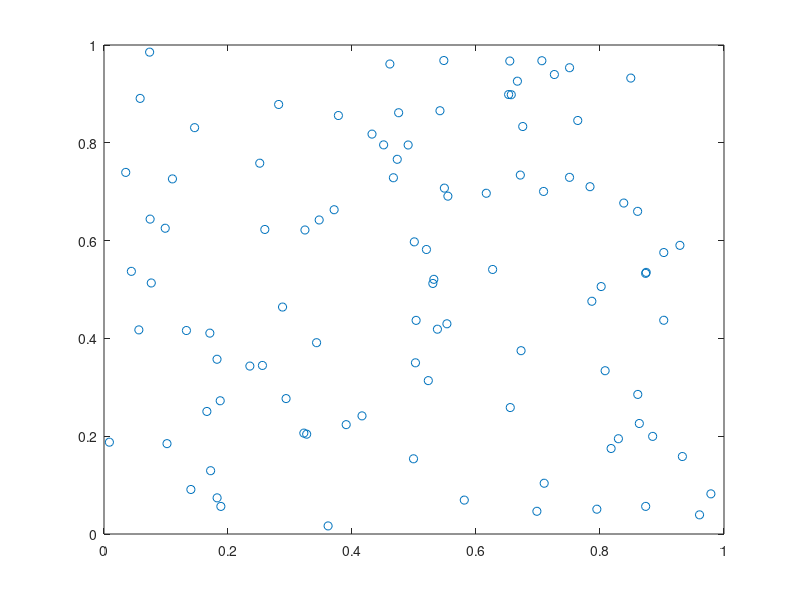

Here is the MATLAB script that generated this plot: (Note: this script raises an error after producing the figure.)
%%%%%%%%%%%%%%%%%%%%%%%%%%%%%%%%%%%%%%%%%%%%%%%%%%%%%%%%%%%%%%%%%%%%%%%%%%%
% Script: FCM test 
% Include : FCMClust(data, cluster_n, options)
% Author: 
% Date  :  
% Introduction : Divided into 3 categories 
%%%%%%%%%%%%%%%%%%%%%%%%%%%%%%%%%%%%%%%%%%%%%%%%%%%%%%%%%%%%%%%%%%%%%%%%%%%

%% Step 0: Clear Memory & Command Window
clc;
clear all;
close all;

%% Step 1: Make a random data
data = rand(100,2);
plot(data(:,1), data(:,2),'o');
hold on;

%% Step 2: FCM processing
[center,U,obj_fcn] = FCMClust(data,3);

%% Step 3: Find the results of Classification in U
maxU = max(U); % find the evey max element in every Column 
index1 = find(U(1,:) == maxU);
index2 = find(U(2,:) == maxU);
index3 = find(U(3,:) == maxU);

%% Step 4: Visualize results
line(data(index1,1),data(index1,2),'marker','*','color','g');
line(data(index2,1),data(index2,2),'marker','*','color','r');
line(data(index3,1),data(index3,2),'marker','*','color','b');
plot([center([1 2 3],1)],[center([1 2 3],2)],'*','color','k')
hold off;

%% Reference :
% [1] https://blog.csdn.net/lyxleft/article/details/88964494
% [2] https://www.cnblogs.com/wxl845235800/p/11053261.html

